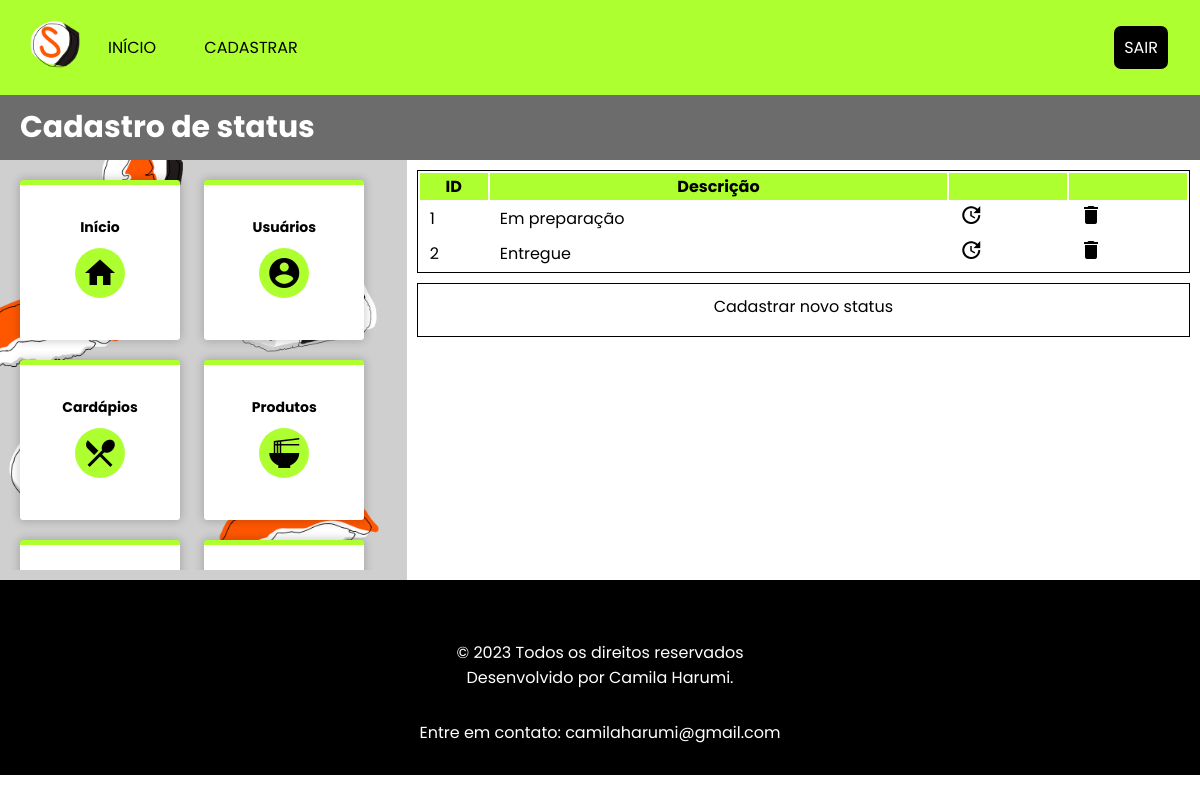
Screenshot of /listarStatusPedidos.php (signed in) with the database file from the repository.
### tables this page shows
CREATE TABLE IF NOT EXISTS StatusPedido (
    CodStatusPedido TINYINT NOT NULL AUTO_INCREMENT,
    Descricao TEXT NOT NULL,
    PRIMARY KEY (CodStatusPedido)
);

### listarStatusPedidos.php (the view, shortened to what this page needs)
<?php include 'includes/menu.php'; ?>
<header id="header-cadastro">
    <h1>Cadastro de status</h1>
</header>
<section id="tela-gerenciamento">
    <?php include 'includes/sidebar.php' ?>
    <article>
        <table>
            <tr>
                <th>ID</th>
                <th>Descrição</th>
                <th></th>
                <th></th>
            </tr>
            <?php
                include 'includes/conectarBD.php';
                $sql = "SELECT * FROM StatusPedido";
                $resultado = mysqli_query($conn, $sql);
                if ($resultado) {
                    while ($row = mysqli_fetch_assoc($resultado)) {
                        echo "<tr>
                                <td>" . $row['CodStatusPedido'] . "</td>
                                <td>" . $row['Descricao'] . "</td>
                                <td><a href='cadastrarStatusPedido.php?id=" . $row['CodStatusPedido'] . "'><i class='material-icons'>update</i></a></td>
                                <td><a href='excluirStatusPedido.php?id=" . $row['CodStatusPedido'] . "'><i class='material-icons'>delete</i></a></td>
                            </tr>";
                    }
                }
            ?>
        </table>
        <div class="botao-cadastrar"><a href="cadastrarStatusPedido.php">Cadastrar novo status</a></div>
    </article>
</section>
<?php include 'includes/rodape.php';?>

### css/style.css (style rules this page uses)
* { box-sizing: border-box; -webkit-box-sizing: border-box; -moz-box-sizing: border-box; font-family: 'Poppins', Arial, Verdana, sans-serif; }
body, h1, h2, p, a { padding: 0px; margin: 0px; overflow-x: hidden; }
body { min-height: 100vh; }
table { background-color: white; width: 100%; margin: auto; border: 1px solid black; }
table th { background-color: greenyellow; }
table td { padding-left: 10px; }
h1 { font-size: 30px; }
#header-cadastro { background-color: #6c6c6c; color: white; font-size: 20px; padding: 10px; padding-left: 20px; }
section#tela-gerenciamento { display: flex; display: -webkit-flex; }
article { padding: 10px; -webkit-flex: 3; -ms-flex: 3; flex: 2; overflow: scroll; overflow-x: hidden; }
.botao-cadastrar { background-color: white; color: black; width: 100%; text-align: center; margin-top: 10px; border: 1px solid black; cursor: pointer; transition: 0.4s; }
.botao-cadastrar a { display: inline-block; color: black; width: 100%; height: 100%; text-decoration: none; padding: 10px; }
.material-icons { color: black; }

### rows the page displays
statuspedido: CodStatusPedido "1", Descricao "Em preparação"
statuspedido: CodStatusPedido "2", Descricao "Entregue"
